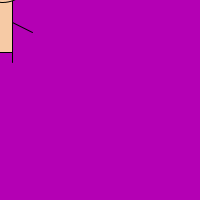
Frame 1 (no input)
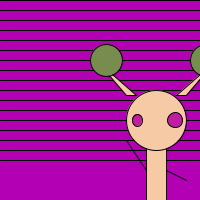
Frame 60 (the mouse pressed at the canvas centre just before this capture)
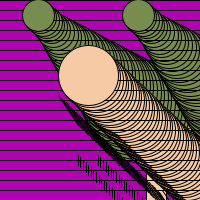
Frame 120 (the mouse held since frame 60 and released just before this capture)

The Processing sketch that drew these frames (run headless with seeded random() and noise(); from frame 60 on, the mouse is pressed at the canvas centre):

// Processing sketch: processing_25745
// ── processing_25745.pde



float zoogX;
float zoogY;

float eyeR; //random eye colour
float eyeG;
float eyeB;
int endY;
float x=0;
float y=0;
float xspeed=2.6;
float yspeed=2.5;
float r=32;

void setup(){ 
size (200,200);
smooth();
frameRate(20);
endY=0;
}

void draw (){ 

 
if (mouseX<100 && mouseY<100) {
    background(180,0,180);
    
  }else if (mouseX>100 && mouseY>100){
background(0,60,100);
  }else if(mouseX<100 && mouseY>100){
background(0,30,180);
  }else if (mouseX>100 && mouseY<100){
    background(180,0,0);
  }
    for (int y=0;y<endY; y+=10){
      stroke(0);
      line (0,y,width,y);
    }
    
    endY+=10;
  
  if (endY > height){
    endY=0;
  }
  
  x=x+xspeed;
  y=y+yspeed;
  if ((x>width)||(x<0)){
    xspeed=xspeed*-1;
    r=64;
  }
  
  if ((y>height)|| (y<0)){
    yspeed=yspeed*-1;
    r=100;
  }
  
  stroke(0);
  fill(150,0,0);
  
  

  
ellipseMode(CENTER);
rectMode(CENTER);

// zoog body
if (mouseX<100){ //either true or false
stroke(0);
fill(246,202,165);
rect(x,y,20,100);
fill(255);
}else if(mouseX>100){
  fill(0);
  rect(x,y,50,100);
 
}



// zoog head
fill(246,202,165);
ellipse(x,y-30,60,60);

//zoog antennas
if (mouseX>100){
  stroke(0);
  fill(0);
  triangle(x-60,y+90,x-30,y-55,x-20,y-55);
triangle(x+60,y+90,x+30,y-55,x+20,y-55);
}else if(mouseX<100){
  
triangle(x-60,y-90,x-30,y-55,x-20,y-55);
triangle(x+60,y-90,x+30,y-55,x+20,y-55);
}

// zoog eyes
if (mouseX>100){
  stroke(0);
  fill(0);
  ellipse(x-3,y-10,5,5);
  ellipse(x-19,y-20,10,12);
 ellipse(x+19,y-30,15,15);
}else if(mouseX<100){
eyeR=random(255);
eyeG=random(255);
eyeB=random(255);
fill(eyeR,eyeG,eyeB);
ellipse(x-19,y-30,10,12);
ellipse(x+19,y-30,15,15);
}

// zoog legs
stroke(0);
line(x-10,y+50,x-10,y+60);
line(x+10,y+50,x+10,y+60);

// zoog left hand 
stroke(0);
line(x-10,y+20,x-30,y-10);
line(x+10,y+20,x+30,y+30);


stroke(0);
fill(120,140,80);
ellipse(x-50,y-90,r,r);
ellipse(x+50,y-90,r,r);

r=constrain(r-2,32,100);
}
